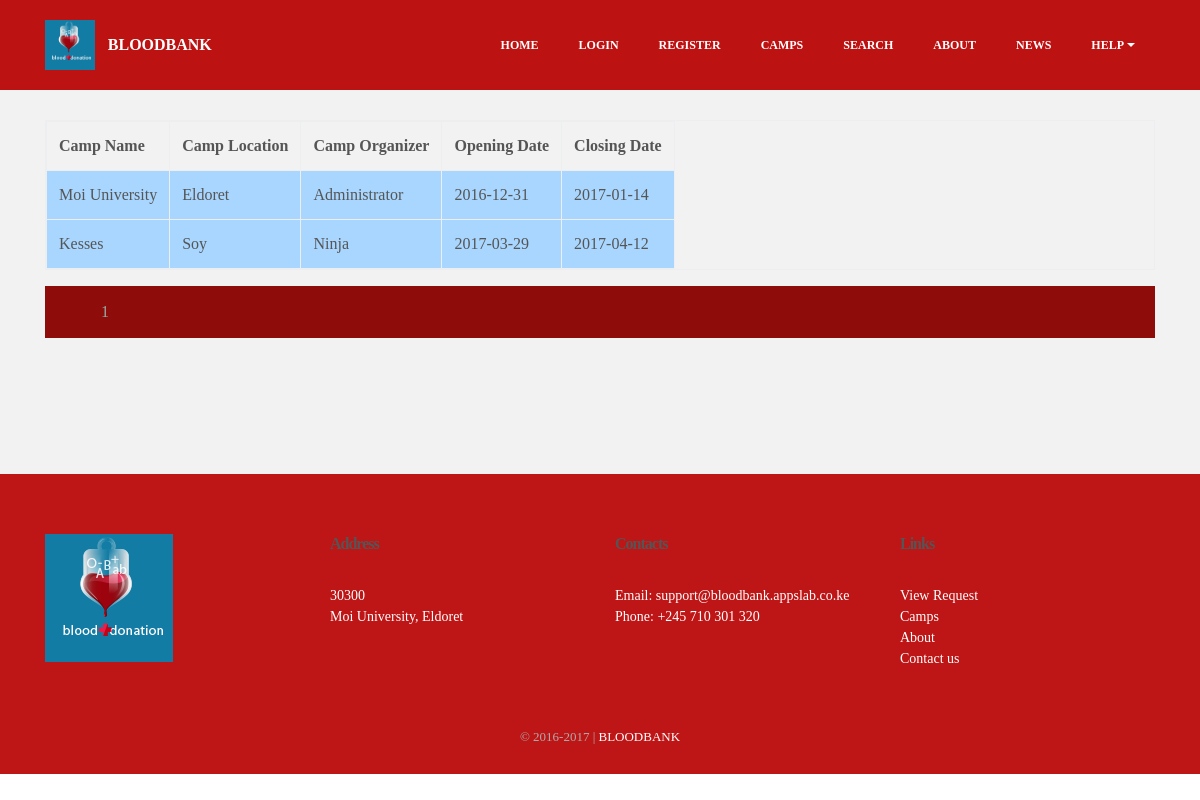
Before: /camps.php with the older database file.
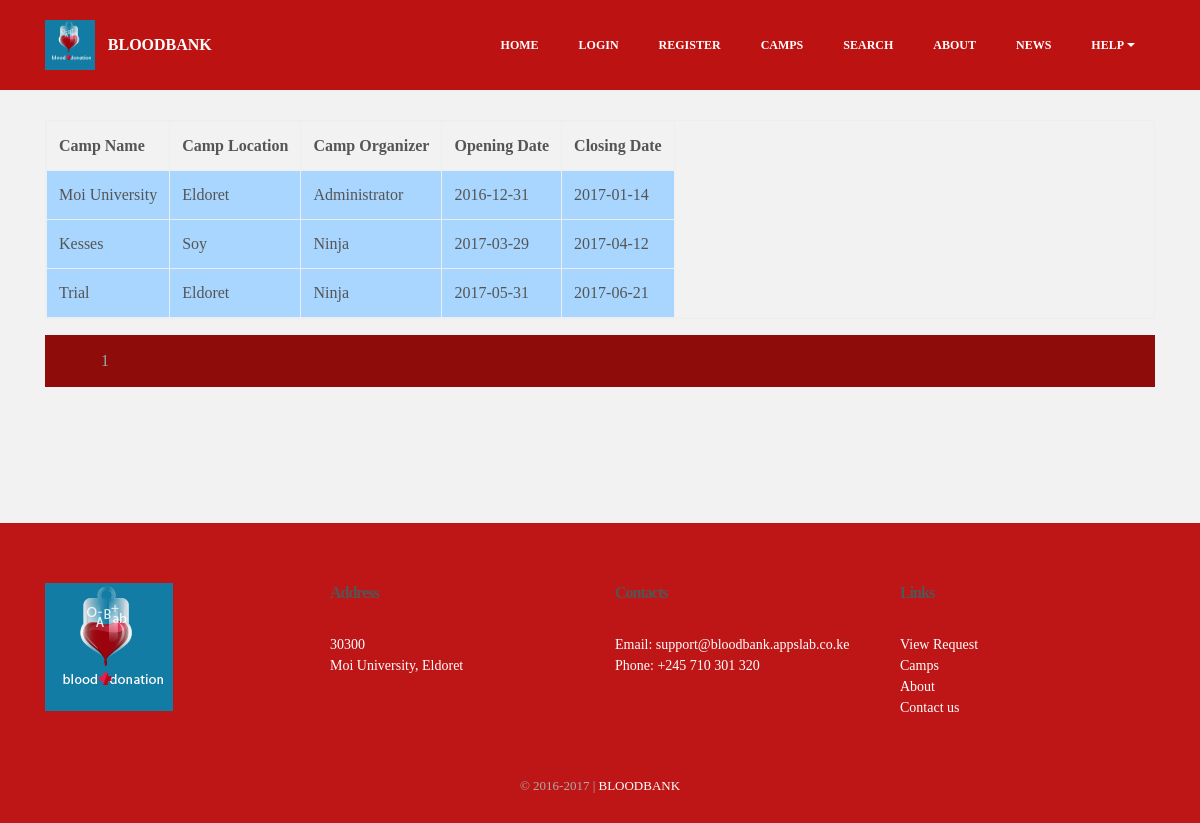
After: the same page with the newer database file.
### tables this page shows
CREATE TABLE `camps` (
  `id` int(10) NOT NULL,
  `title` varchar(100) NOT NULL,
  `body` varchar(1000) NOT NULL,
  `author` varchar(100) NOT NULL,
  `odate` date NOT NULL,
  `cdate` date NOT NULL
);

### camps.php (the view, shortened to what the changed rows need)
<?php
	include_once 'db.php';
?>
<?php
$start=0;
$limit=8;
$t=mysqli_query($MySQLi_CON,"select * from camps ORDER BY id DESC");
$total=mysqli_num_rows($t);
$page=ceil($total/$limit);
$query=mysqli_query($MySQLi_CON,"select * from camps limit $start,$limit");
?>
<!DOCTYPE html>
<html>
<head>
  <link rel="stylesheet" href="assets/css/material.css">
  <link rel="stylesheet" href="assets/css/tether.min.css">
  <link rel="stylesheet" href="assets/css/bootstrap.min.css">
  <link rel="stylesheet" href="assets/css/socicon.min.css">
  <link rel="stylesheet" href="assets/css/animate.min.css">
  <link rel="stylesheet" href="assets/dropdown/css/style.css">
  <link rel="stylesheet" href="assets/css/style.css">
  <link rel="stylesheet" href="assets/css/add.css" type="text/css">
</head>
<body>
<section class="mbr-section mbr-after-navbar" id="msg-box3-v" style="background-color: rgb(242, 242, 242); padding-top: 120px; padding-bottom: 120px;">
<div class="container">
<form method="post" name="frm">
<table class='table table-bordered table-responsive'>
<tr>
<th>Camp Name</th>
<th>Camp Location</th>
<th>Camp Organizer</th>
<th>Opening Date</th>
<th>Closing Date</th>
</tr>
    <?php
    $res = $MySQLi_CON->query("SELECT * FROM camps ORDER BY id DESC");
    $count = $res->num_rows;
    if($count > 0) {
        while ($ft = mysqli_fetch_array($query)) {
            ?>
            <tr class="bg-table">
                <td><?= $ft['1'] ?></td>
                <td><?= $ft['2'] ?></td>
                <td><?= $ft['3'] ?></td>
                <td><?= $ft['4'] ?></td>
                <td><?= $ft['5'] ?></td>
            </tr>
            <?php
        }
    }
	else
	{
		?>
        <tr>
        <td colspan="3"> No Records Found ...</td>
        </tr>
        <?php
	}
?>
</table>
    <ul style="list-style-type: none; overflow: hidden; background-color: #8e0c0a">
        <?php
        for($i=1;$i <= $page;$i++){
            ?>
            <li style="float: left;"><a href="?id=<?php echo $i ?>" style="display: block; color: #94ada8; text-align: center; padding: 14px 16px;"><?php echo $i;?></a></li>
            <?php
        }
        ?>
    </ul>
</form>
</div>
</section>
  </body>
</html>

Changed rows visible on the page:
added camps: title "Trial", body "Eldoret", author "Ninja", odate "2017-05-31", cdate "2017-06-21"
